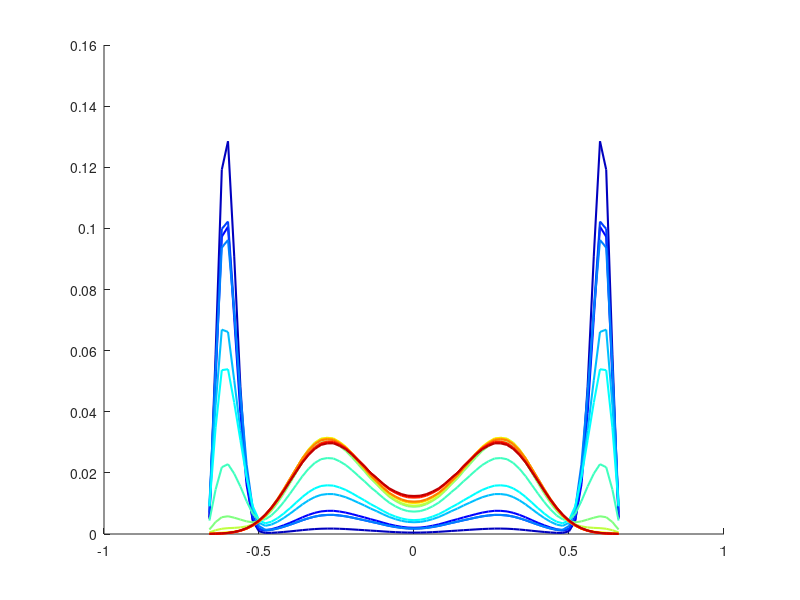

This chart was generated by the following MATLAB code: (Note: this script raises an error after producing the figure.)
clear
close all
MIN_MM = 0;
MAX_MM = 33;
M = MIN_MM : MAX_MM;
alpha = M * 0.02;
Eexc = [13, 14 , 15, 17, 20, 22, 25, 30 ,35 ,40 ,45, 50, 55, 60, 65,100];
p(1,:) = [   4.5701208127974603E-004   9.4789333032029033E-004   1.0581204728257016E-003   1.2294422119226546E-003   1.4420218050570529E-003   1.7039522064133542E-003   1.9835109554594567E-003   2.2324187609587022E-003   2.5070594335324411E-003   2.7580450655725628E-003   3.0161413633713252E-003   3.2478688956382919E-003   3.4217660277949809E-003   3.5387997885902834E-003   3.5393413017813678E-003   3.4535937783346736E-003   3.2426050301227068E-003   2.9321963333852545E-003   2.5509394603300886E-003   2.1253076134427982E-003   1.7145852132666446E-003   1.3379484928737889E-003   1.0106138312285632E-003   7.6444881828405980E-004   7.3129581248487514E-004   1.7474291578853775E-003   8.4871625250167310E-003   3.5571980531058638E-002   9.6363883437842801E-002  0.18187470823790827       0.25699401582545711       0.23838844526358502       0.11763704155490165        9.9884053821128697E-003
  ];
p(2,:) = [   2.0387289072458822E-003   4.2200582917550538E-003   4.6883122880560704E-003   5.4171323628168459E-003   6.3204410877264966E-003   7.4380167574040609E-003   8.6322342118382751E-003   9.6929251321856355E-003   1.0866090152952534E-002   1.1930350696664760E-002   1.3018689849663230E-002   1.3987225564152815E-002   1.4702053450947921E-002   1.5176407758184079E-002   1.5154359619415797E-002   1.4772651476312940E-002   1.3862980867282096E-002   1.2534913958490651E-002   1.0908813702889469E-002   9.0903575661907300E-003   7.3321592481112984E-003   5.7097646516711476E-003   4.2767890733690856E-003   3.1036711136470975E-003   2.3689317121247978E-003   2.9939919186876907E-003   9.2692637254291384E-003   3.2230032904792129E-002   7.8894374102153775E-002  0.14149768060143345       0.20107214089616610       0.19458618400733535       0.10126862220967299        1.0943650133222540E-002
  ];
p(3,:) = [   1.7318334349116365E-003   3.5784831929082704E-003   3.9589203183846393E-003   4.5522215077776389E-003   5.2871880944035683E-003   6.2008501615406497E-003   7.1792738862841805E-003   8.0480130803383173E-003   9.0122784337216665E-003   9.8829403062338384E-003   1.0769973903569095E-002   1.1554628031231641E-002   1.2127079135722429E-002   1.2504860935383787E-002   1.2476117126371644E-002   1.2158263421838383E-002   1.1410972145509323E-002   1.0323546269465687E-002   8.9930950188785129E-003   7.5023516379473755E-003   6.0602149867998696E-003   4.7297233778093150E-003   3.5641104781534124E-003   2.6444898413628807E-003   2.2201247010822820E-003   3.5299165908097771E-003   1.1638427682198331E-002   3.7580074948451947E-002   8.5773406036107169E-002  0.14684963728434597       0.20447218740206774       0.19968353749068232       0.10793523133129834        1.4066027806446581E-002
  ];
p(4,:) = [   1.8068702334875675E-003   3.7222619816093213E-003   4.0885692091445370E-003   4.6624154183438930E-003   5.3733277053096863E-003   6.2662353533886840E-003   7.2280951197113896E-003   8.0844720238335294E-003   9.0434926128572461E-003   9.9060676265323392E-003   1.0781489744343448E-002   1.1551588696066142E-002   1.2106880986647433E-002   1.2475779977831293E-002   1.2443311937723939E-002   1.2133886925770589E-002   1.1403752280503332E-002   1.0338566097128746E-002   9.0313522949103334E-003   7.5581510586973256E-003   6.1299008950494362E-003   4.8147551009791439E-003   3.6855661630787401E-003   2.8705751233931418E-003   2.7905428303105981E-003   5.2662270941575317E-003   1.6295008554192650E-002   4.5501733829903621E-002   9.2221667085171780E-002  0.14533671556551231       0.19242825360177618       0.18740763261275420       0.10707006819785725        1.8174786062015977E-002
  ];
p(5,:) = [   3.8502752464608342E-003   7.9057213118649879E-003   8.6179231672466623E-003   9.7436319340237620E-003   1.1144394927137702E-002   1.2935495699172747E-002   1.4892734170518944E-002   1.6663500589027852E-002   1.8682335868222412E-002   2.0516908315719857E-002   2.2387708072333343E-002   2.4049861843304161E-002   2.5266814611656408E-002   2.6121263889589252E-002   2.6144425947800694E-002   2.5607074153552858E-002   2.4188518251206517E-002   2.2053836128239517E-002   1.9386617975015272E-002   1.6324026208263415E-002   1.3317587928913304E-002   1.0507190137938592E-002   8.0521052831372484E-003   6.1644999869697719E-003   5.3497365627742394E-003   7.3509007699229167E-003   1.6631365093358556E-002   3.7926880375948102E-002   6.7784435905032192E-002  0.10067920993320856       0.13222588523959100       0.13375604864612053        8.4319591196575561E-002   1.9451494630162498E-002
  ];
p(6,:) = [   4.5415145054188812E-003   9.3121111386042007E-003   1.0120818130620862E-002   1.1408588307590542E-002   1.3021232661088716E-002   1.5110823920858725E-002   1.7425714956777860E-002   1.9561383259405096E-002   2.2033048197847890E-002   2.4321229117234576E-002   2.6680888251784728E-002   2.8819749835850162E-002   3.0441568029420531E-002   3.1655370171621226E-002   3.1869236165630949E-002   3.1407748728820739E-002   2.9859293141838546E-002   2.7405802438516615E-002   2.4256446586468076E-002   2.0565862659928477E-002   1.6896808147640347E-002   1.3430454081675949E-002   1.0385758458904980E-002   8.0437095730205976E-003   6.9976458576035934E-003   9.0425558774574633E-003   1.8116433748798014E-002   3.7133544852041518E-002   6.1397907136505198E-002   8.6021135274774396E-002  0.10782686841284311       0.10722806572873145        6.9507104239704756E-002   1.8153578404977624E-002
  ];
p(7,:) = [   7.3217948806175897E-003   1.4976603111074859E-002   1.6183328658912026E-002   1.8118649741478150E-002   2.0549271325595111E-002   2.3741123336542436E-002   2.7310026920083521E-002   3.0630318867708527E-002   3.4508068336900143E-002   3.8100636100714402E-002   4.1785800990837840E-002   4.5105696194091716E-002   4.7583175879332501E-002   4.9423045880278203E-002   4.9693783676729664E-002   4.8936198630560708E-002   4.6510317419011606E-002   4.2702214478513530E-002   3.7832975973679205E-002   3.2110940045063145E-002   2.6408395052874230E-002   2.0965375506065351E-002   1.6103458540195337E-002   1.2148885866132745E-002   9.5384653045838732E-003   9.2983304134169973E-003   1.3145895366026859E-002   2.1466299293735308E-002   3.1050388789799214E-002   3.9510166523277150E-002   4.5711674313205913E-002   4.3688086657275201E-002   2.9063031476048308E-002   8.7775764496534209E-003
  ];
p(8,:) = [   8.9121472703635671E-003   1.8177973166200092E-002   1.9516222095365993E-002   2.1690346132435308E-002   2.4446217467361479E-002   2.8148100725369454E-002   3.2365093603611478E-002   3.6380772550215532E-002   4.1151576293868015E-002   4.5631611401461117E-002   5.0244308207231136E-002   5.4424687778193065E-002   5.7560008983752221E-002   5.9954018806462506E-002   6.0452635106640173E-002   5.9746745194526441E-002   5.7022242926230204E-002   5.2625181722713146E-002   4.6950354977451238E-002   4.0138367800098280E-002   3.3281154649189286E-002   2.6580258234368805E-002   2.0445131196377551E-002   1.5215857554112103E-002   1.1121186640393651E-002   8.4932387050563052E-003   7.6264337333479936E-003   8.2622026328274048E-003   9.4446118574556728E-003   1.0671598646055351E-002   1.1617662825779716E-002   1.0983215982274671E-002   7.8269569913384813E-003   2.8918781418669189E-003
  ];
p(9,:) = [  9.2569018512556125E-003   1.8844232600381813E-002   2.0141220405744790E-002   2.2269880557783651E-002   2.4989037138339235E-002   2.8704661810177810E-002   3.2998442618100969E-002   3.7161583647640217E-002   4.2166244070996027E-002   4.6917431928984357E-002   5.1819206547316879E-002   5.6285456050263957E-002   5.9652756885856667E-002   6.2277947700427057E-002   6.2941956955224254E-002   6.2382601899471653E-002   5.9743666832853662E-002   5.5376232729954747E-002   4.9685305310867726E-002   4.2737830426637743E-002   3.5686130679235505E-002   2.8678718488587038E-002   2.2167429748646612E-002   1.6508986880391218E-002   1.1874683472138515E-002   8.4328116098630369E-003   6.2117174385594416E-003   4.9716094786945919E-003   4.3185798699189020E-003   4.0111106952149542E-003   3.8412742381256386E-003   3.4233568811500225E-003   2.4861969436427429E-003   1.0347956075436170E-003
 ];
p(10,:) = [   1.0127988934796087E-002   2.0558848541728410E-002   2.1813166477813756E-002   2.3883222765049238E-002   2.6521316396734183E-002   3.0174489062713156E-002   3.4407755794427834E-002   3.8496627272515495E-002   4.3439544775911561E-002   4.8086925131906724E-002   5.2835099989540779E-002   5.7097075850131677E-002   6.0200136663103351E-002   6.2554285752577876E-002   6.2954957318355556E-002   6.2186169319103916E-002   5.9415739922493792E-002   5.5005431496292487E-002   4.9367764716398387E-002   4.2512817701808710E-002   3.5578356305580504E-002   2.8650486480022230E-002   2.2179088870838505E-002   1.6509067386449472E-002   1.1772155893450563E-002   8.0699259462713967E-003   5.3758231430619799E-003   3.5162663673612197E-003   2.3022994116727339E-003   1.5636849885830560E-003   1.1370024894376341E-003   8.5359946473914118E-004   5.9087194145472351E-004   2.6200742767118230E-004
  ];
p(11,:) = [   1.0351080629320926E-002   2.0979046791181906E-002   2.2172004136159273E-002   2.4151689330680501E-002   2.6678919366178493E-002   3.0217780752685830E-002   3.4343822917852741E-002   3.8350631409309638E-002   4.3227135148644638E-002   4.7823183343307291E-002   5.2515220956195048E-002   5.6729962128777005E-002   5.9789665065128089E-002   6.2130419819564922E-002   6.2552327137252048E-002   6.1844076573882648E-002   5.9189419305048105E-002   5.4935186952464216E-002   4.9483342051205671E-002   4.2799289341607989E-002   3.6007353974526327E-002   2.9156051929305149E-002   2.2702899223018581E-002   1.7003580293085810E-002   1.2191994162564394E-002   8.3716925012742704E-003   5.5280543301132199E-003   3.5064148115120787E-003   2.1517194384399999E-003   1.3043199809274265E-003   8.0862230687522407E-004   5.2056486990664352E-004   3.3247377797197299E-004   1.5005524403314749E-004
  ];
p(12,:) = [   1.0609487956210584E-002   2.1474039367691961E-002   2.2616118300544351E-002   2.4519071688846598E-002   2.6948332051010104E-002   3.0380934324941461E-002   3.4397988383765947E-002   3.8306245284603066E-002   4.3087870003275117E-002   4.7595042054076608E-002   5.2189151440302561E-002   5.6313903282034707E-002   5.9293198095105387E-002   6.1582864661531476E-002   6.1994921604239105E-002   6.1317188020358460E-002   5.8756442809235601E-002   5.4642702679344804E-002   4.9365815048490302E-002   4.2858773139846394E-002   3.6222630534690992E-002   2.9478293294583915E-002   2.3081856619393021E-002   1.7394912520324025E-002   1.2554691616771958E-002   8.6696836525311897E-003   5.7408908899291549E-003   3.6265465249599432E-003   2.1881844671435774E-003   1.2730236924547273E-003   7.3080562252388851E-004   4.2470478443248796E-004   2.5094547259353297E-004   1.1274011220925283E-004
  ];
p(13,:) = [   1.1883952386721183E-002   2.3989877986500270E-002   2.5079650559116859E-002   2.6898944214988757E-002   2.9193377552912198E-002   3.2477979181528720E-002   3.6299452445876394E-002   3.9937814886291681E-002   4.4412736160628713E-002   4.8537092135788933E-002   5.2679897967220356E-002   5.6308932003540937E-002   5.8771592228228538E-002   6.0552606237637606E-002   6.0521694541523147E-002   5.9484592826016085E-002   5.6714439762807954E-002   5.2536750790544109E-002   4.7326313794532074E-002   4.1018158524014317E-002   3.4639352895124896E-002   2.8190953773996011E-002   2.2091564231007596E-002   1.6675617791347547E-002   1.2062638872868542E-002   8.3453805505744744E-003   5.5265638803950407E-003   3.4745584083529647E-003   2.0649656599187462E-003   1.1571591046890997E-003   6.1396948485504664E-004   3.1172128569163798E-004   1.5592009471179069E-004   6.3777780046428217E-005];
p(14,:) = [   1.2173624598438107E-002   2.4550749269543599E-002   2.5597616319836987E-002   2.7350079752753519E-002   2.9555389723479087E-002   3.2737247992392644E-002   3.6444147395369025E-002   3.9965807427085595E-002   4.4318651844737322E-002   4.8322602900859608E-002   5.2338297977000632E-002   5.5853033957798962E-002   5.8221802552662405E-002   5.9939199259606703E-002   5.9890744807117938E-002   5.8873358368698406E-002   5.6185428194831667E-002   5.2133257169990635E-002   4.7076272202360089E-002   4.0933978240491116E-002   3.4703805167133124E-002   2.8373524207879669E-002   2.2353045421550019E-002   1.6977147527867623E-002   1.2368688469161370E-002   8.6263584521977278E-003   5.7656349551659337E-003   3.6634933804390725E-003   2.2034782392621349E-003   1.2501242334683781E-003   6.7028476499708591E-004   3.4182320007869883E-004   1.7072501014145730E-004   7.0577015601483103E-005
  ];
p(15,:) = [1.2445945612163927E-002   2.5079291471048919E-002   2.6088598463573823E-002   2.7782015384514993E-002   2.9907601729144747E-002   3.2995587638726370E-002   3.6595303643362706E-002   4.0004749069314977E-002   4.4237703757555299E-002   4.8122036486024096E-002   5.2011805944584349E-002   5.5413461756545324E-002   5.7690702237120133E-002   5.9345266109735936E-002   5.9278939327566414E-002   5.8278445251101069E-002   5.5667180345196146E-002   5.1732425394803161E-002   4.6818526742344921E-002   4.0834093332738061E-002   3.4746059972022861E-002   2.8532973979498884E-002   2.2594145601787120E-002   1.7262764183632207E-002   1.2664531952035428E-002   8.9034586413904177E-003   6.0064492421387028E-003   3.8586644288886741E-003   2.3512417590881439E-003   1.3540533867141321E-003   7.3796284204512568E-004   3.8232279324825212E-004   1.9383598879426882E-004   8.1855531548191525E-005];
%p(:,1) = 2*p(:,1);
%rowsum = sum(p,2);
%p = p./rowsum;

flipped = flip(p(:,2:end),2);
flippedAlpha = flip(alpha(2:end));
tot = [flipped/2, p(:,1), p(:,2:end)/2];
totAlpha = [-flippedAlpha, alpha];




hold on
start = 1;
finish = length(Eexc);
numLines = finish-start + 1;
cols = jet(numLines);
for i = start:finish
    plot(totAlpha, tot(i,:), 'Color', cols(i,:), 'LineWidth', 1.5)
end

xlabel('Mass assymetry \alpha')
ylabel('Fission chance')
title('Fission chance as a function of mass assymetry')
legendStrings = arrayfun(@(x) sprintf('%d MeV', x), Eexc, 'UniformOutput', false);
legend(legendStrings, 'Location', 'best');  % 'best' automatically places the legend
